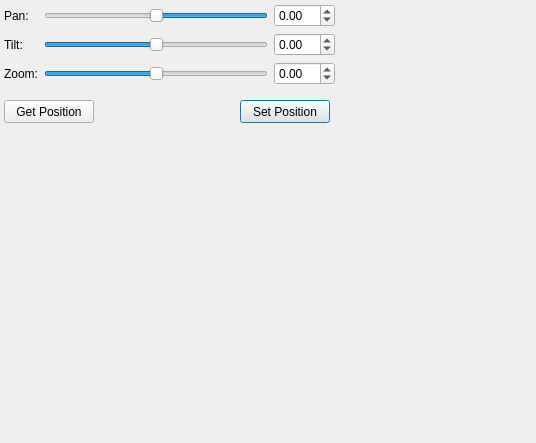
<?xml version="1.0" encoding="UTF-8"?>
<ui version="4.0">
 <class>PtuController</class>
 <widget class="QWidget" name="PtuController">
  <property name="geometry">
   <rect>
    <x>0</x>
    <y>0</y>
    <width>536</width>
    <height>443</height>
   </rect>
  </property>
  <property name="sizePolicy">
   <sizepolicy hsizetype="Minimum" vsizetype="Minimum">
    <horstretch>0</horstretch>
    <verstretch>0</verstretch>
   </sizepolicy>
  </property>
  <property name="windowTitle">
   <string>PTU Control</string>
  </property>
  <widget class="QWidget" name="wctrls" native="true">
   <property name="geometry">
    <rect>
     <x>4</x>
     <y>4</y>
     <width>331</width>
     <height>91</height>
    </rect>
   </property>
   <layout class="QFormLayout" name="formLayout_2">
    <item row="0" column="0">
     <widget class="QLabel" name="label_3">
      <property name="text">
       <string>Pan:</string>
      </property>
      <property name="buddy">
       <cstring>sliderPan</cstring>
      </property>
     </widget>
    </item>
    <item row="0" column="1">
     <layout class="QHBoxLayout" name="horizontalLayout">
      <item>
       <widget class="QSlider" name="sliderPan">
        <property name="sizePolicy">
         <sizepolicy hsizetype="Expanding" vsizetype="Fixed">
          <horstretch>1</horstretch>
          <verstretch>0</verstretch>
         </sizepolicy>
        </property>
        <property name="minimum">
         <number>-90</number>
        </property>
        <property name="maximum">
         <number>90</number>
        </property>
        <property name="orientation">
         <enum>Qt::Horizontal</enum>
        </property>
        <property name="invertedAppearance">
         <bool>true</bool>
        </property>
        <property name="invertedControls">
         <bool>false</bool>
        </property>
       </widget>
      </item>
      <item>
       <widget class="QDoubleSpinBox" name="spinPan">
        <property name="minimum">
         <double>-90.000000000000000</double>
        </property>
        <property name="maximum">
         <double>90.000000000000000</double>
        </property>
       </widget>
      </item>
     </layout>
    </item>
    <item row="1" column="0">
     <widget class="QLabel" name="label_2">
      <property name="text">
       <string>Tilt:</string>
      </property>
      <property name="buddy">
       <cstring>sliderTilt</cstring>
      </property>
     </widget>
    </item>
    <item row="1" column="1">
     <layout class="QHBoxLayout" name="horizontalLayout_2">
      <item>
       <widget class="QSlider" name="sliderTilt">
        <property name="sizePolicy">
         <sizepolicy hsizetype="Expanding" vsizetype="Fixed">
          <horstretch>1</horstretch>
          <verstretch>0</verstretch>
         </sizepolicy>
        </property>
        <property name="minimum">
         <number>-90</number>
        </property>
        <property name="maximum">
         <number>90</number>
        </property>
        <property name="orientation">
         <enum>Qt::Horizontal</enum>
        </property>
       </widget>
      </item>
      <item>
       <widget class="QDoubleSpinBox" name="spinTilt">
        <property name="minimum">
         <double>-90.000000000000000</double>
        </property>
        <property name="maximum">
         <double>90.000000000000000</double>
        </property>
       </widget>
      </item>
     </layout>
    </item>
    <item row="2" column="0">
     <widget class="QLabel" name="label">
      <property name="text">
       <string>Zoom:</string>
      </property>
      <property name="buddy">
       <cstring>sliderZoom</cstring>
      </property>
     </widget>
    </item>
    <item row="2" column="1">
     <layout class="QHBoxLayout" name="horizontalLayout_3">
      <item>
       <widget class="QSlider" name="sliderZoom">
        <property name="minimum">
         <number>-10</number>
        </property>
        <property name="maximum">
         <number>10</number>
        </property>
        <property name="orientation">
         <enum>Qt::Horizontal</enum>
        </property>
       </widget>
      </item>
      <item>
       <widget class="QDoubleSpinBox" name="spinZoom">
        <property name="minimum">
         <double>-10.000000000000000</double>
        </property>
        <property name="maximum">
         <double>10.000000000000000</double>
        </property>
       </widget>
      </item>
     </layout>
    </item>
   </layout>
  </widget>
  <widget class="QPushButton" name="btSetPosition">
   <property name="geometry">
    <rect>
     <x>240</x>
     <y>100</y>
     <width>90</width>
     <height>23</height>
    </rect>
   </property>
   <property name="text">
    <string>Set Position</string>
   </property>
   <property name="default">
    <bool>true</bool>
   </property>
  </widget>
  <widget class="QPushButton" name="btGetPosition">
   <property name="geometry">
    <rect>
     <x>4</x>
     <y>100</y>
     <width>90</width>
     <height>23</height>
    </rect>
   </property>
   <property name="text">
    <string>Get Position</string>
   </property>
  </widget>
 </widget>
 <tabstops>
  <tabstop>sliderPan</tabstop>
  <tabstop>spinPan</tabstop>
  <tabstop>sliderTilt</tabstop>
  <tabstop>spinTilt</tabstop>
  <tabstop>sliderZoom</tabstop>
  <tabstop>spinZoom</tabstop>
  <tabstop>btSetPosition</tabstop>
 </tabstops>
 <resources/>
 <connections/>
</ui>
